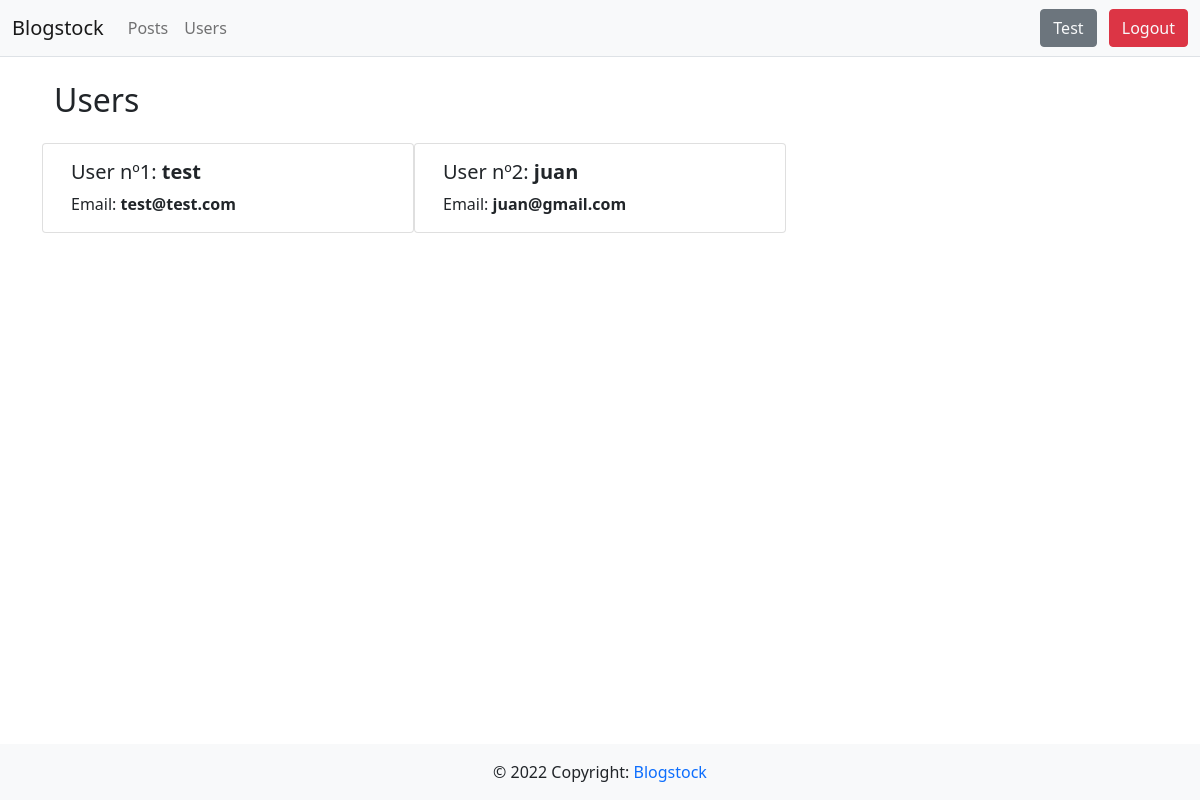
Screenshot of /users (signed in) with the database file from the repository.
### app/models.py (models this page shows)
class User(db.Model, UserMixin):
    id = db.Column(db.Integer, primary_key=True)
    username = db.Column(db.String(150), unique=True)
    email = db.Column(db.String(150), unique=True)
    password = db.Column(db.String(255))
    posts = db.relationship('Post')

### app/views.py (the view)
@views.route("/users")
def users_page():
    users = User.query.all()
    return render_template(
        "users.html", user=current_user, users=users)

### app/__init__.py (called while the page is built)
def create_app():
    app = Flask(__name__)
    app.config['SECRET_KEY'] = 'test'
    app.config['SQLALCHEMY_DATABASE_URI'] = f'sqlite:///{DB_NAME}'
    db.init_app(app)
    from .views import views
    app.register_blueprint(views, url_prefix="/")
    from .auth import auth
    app.register_blueprint(auth, url_prefix="/")
    from .models import User
    create_database(app)
    login_manager = LoginManager()
    login_manager.login_view = "auth.login"
    login_manager.init_app(app)
    @login_manager.user_loader
    def load_user(id):
        return User.query.get(int(id))
    @app.errorhandler(404)
    def page_not_found(error):
        return render_template("404.html", user=current_user), 404
    return app

### app/templates/users.html (shortened to what this page needs)
{% extends "base.html" %}
{% block content %}
    <section class="container">
        <h2>Users</h2>
        <div class="row mt-4">
            {% if users %}
                {% for user in users  %}
                    <div class="card col-md-4">
                        <div class="card-body">
                            <h5 class="card-title">User nº{{ user.id }}:
                                <strong>{{ user.username }}</strong>
                            </h5>
                            <p class="card-text">Email: <strong>{{ user.email }}</strong></p>
                        </div>
                    </div>
                {% endfor %}
            {% else %}
                    <div class="alert alert-info" role="alert">
                        No users available
                    </div>
            {% endif %}
        </div>
    </section>
{% endblock %}

### app/templates/base.html (shortened to what this page needs)
<!DOCTYPE html>
<html lang="en">
<head>
    <link href="https://cdn.jsdelivr.net/npm/bootstrap@5.0.2/dist/css/bootstrap.min.css" rel="stylesheet">
    <link rel="stylesheet" href="{{ url_for('static', filename='app.css') }}">
</head>
<body>
    <header class="border-bottom">
      <nav class="navbar navbar-expand-lg navbar-light bg-light">
        <div class="container-fluid">
          <a class="navbar-brand" href="{{ url_for('views.home_page') }}">Blogstock</a>
          <div class="collapse navbar-collapse" id="navbarSupportedContent">
            <ul class="navbar-nav me-auto mb-2 mb-lg-0">
              <li class="nav-item">
                <a href="{{ url_for('views.posts_page') }}" class="nav-link">Posts</a>
              </li>
              <li class="nav-item">
                <a href="{{ url_for('views.users_page') }}" class="nav-link">Users</a>
              </li>
            </ul>
            <div>
              {% if user.is_authenticated %}
                <button type="button" class="btn btn-secondary me-2">
                  <a class="text-light text-decoration-none" href="{{ url_for('views.user_dashboard_page') }}">{{user.username.title()}}</a>
                </button>
                <button type="button" class="btn btn-danger">
                  <a class="text-light text-decoration-none" href="{{ url_for('auth.logout') }}">Logout</a>
                </button>
              {% endif %}
            </div>
          </div>
        </div>
      </nav>
    </header>
    <main class="container mt-4">
      {% block content %}
      {% endblock %}
    </main>
    <footer class="bg-light text-center text-lg-start">
        <div class="text-center p-3">
          © 2022 Copyright:
          <a class="text-decoration-none" href="">Blogstock</a>
        </div>
    </footer>
</body>
</html>

### app/static/app.css (style rules this page uses)
html { min-height: 100vh; overflow-x: hidden; }
body { min-height: 100vh; display: flex; flex-direction: column; }
main { flex: 1 1 auto; }

### rows the page displays
User: username "Test", id "1", username "test", email "test@test.com"
User: id "2", username "juan", email "juan@gmail.com"
